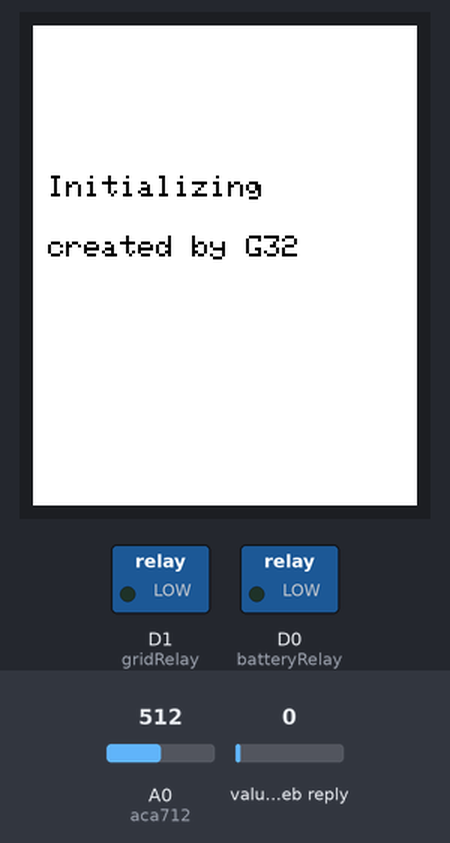
Recording of a sketch running on a simulated ESP8266 (NodeMCU). On the bench: 128×160 colour display, switched loads named in the sketch (green lamp = pin HIGH). The inputs (shaded band) are chosen by the test bench; at power-on: A0 (aca712) = 512, value in the web reply 0. WiFi joins after 1.5 s; servers stay silent unless stated; web services answer with replies made up by the test bench; what the sketch prints to the serial monitor is not drawn.

Above: at 0.3 s.
At 2.4 s:
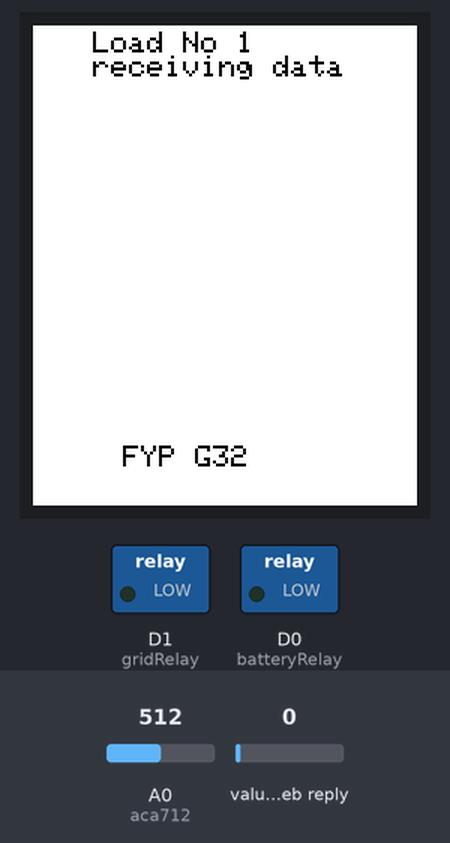
At 25.0 s:
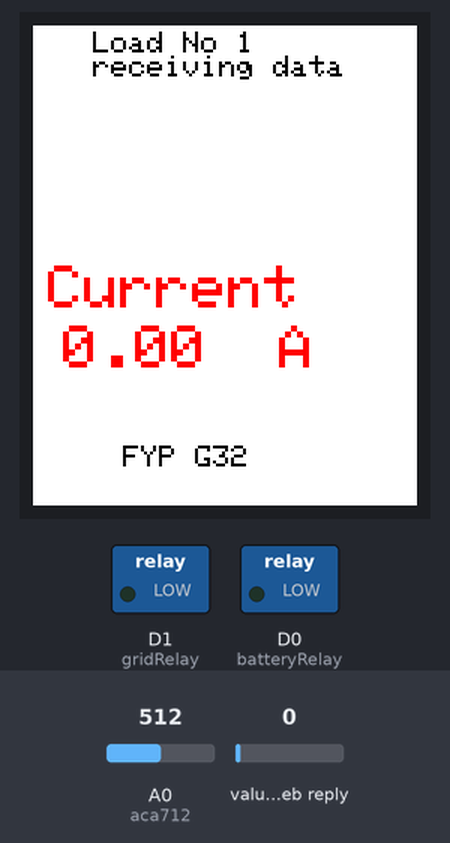

The sketch:

SSM1.ino
```cpp
/*
 Smart Socket Module 1
 Created: Mar 20, 2021 by Isuru Wijegunasinghe
*/

#define aca712 A0
#include "ThingSpeak.h"
#include "secrets.h"
#include <ESP8266WiFi.h>

#include <Adafruit_GFX.h>
#include <Adafruit_ST7735.h>
#define TFT_RST   D4
#define TFT_CS    D3
#define TFT_DC    D2

#define batteryRelay  D0
#define gridRelay     D1

Adafruit_ST7735 tft = Adafruit_ST7735(TFT_CS, TFT_DC, TFT_RST);

unsigned long myChannelNumber = SECRET_CH_ID;
const char * myWriteAPIKey = SECRET_WRITE_APIKEY;
const char * myReadAPIKey = SECRET_READ_APIKEY;

char ssid[] = SECRET_SSID;   // network SSID
char pass[] = SECRET_PASS;   // network password
WiFiClient client;

/* ACS712 Current Sensor */
int mVperAmp = 185; // use 100 for 20A Module and 66 for 30A Module
float VRMS = 0;
float AmpsRMS = 0;
float AmpsRMS_corrected = 0;
float Voltage = 0;

String statePrev = "00";
String stateNew = "00";

void setup() {
  Serial.begin(115200);
  delay(100);

  WiFi.mode(WIFI_STA);

  ThingSpeak.begin(client);

  pinMode(aca712, INPUT);
  pinMode(batteryRelay, OUTPUT);
  pinMode(gridRelay, OUTPUT);

  tft.initR(INITR_BLACKTAB);
  tft.fillScreen(ST7735_WHITE);

  startup();
  refreshing();
}

void loop() {
  refreshing();

  // Connect or reconnect to WiFi
  if (WiFi.status() != WL_CONNECTED) {
    Serial.print("Attempting to connect to SSID: ");
    Serial.println(SECRET_SSID);
    while (WiFi.status() != WL_CONNECTED) {
      WiFi.begin(ssid, pass); // Connect to WPA/WPA2 network
      Serial.print(".");
      delay(5000);
    }
    Serial.println("\nConnected.");
  }

  // Current reading
  Voltage = getVPP();
  VRMS = (Voltage / 2.0) * 0.707;
  AmpsRMS = (VRMS * 1000) / mVperAmp;
  //AmpsRMS_corrected = (AmpsRMS / 0.94873) - 0.5082;
  Serial.print(AmpsRMS);
  Serial.println(" Amps RMS");

  tftPrintTestAmp();
  tft.setCursor(10, 100);
  tft.print(String(AmpsRMS) + "  A");

  // Write Current value to Field 2 of a ThingSpeak Channel
  int httpCode1 = ThingSpeak.writeField(myChannelNumber, 2, AmpsRMS, myWriteAPIKey);

  if (httpCode1 == 200) {
    Serial.println("Channel write successful.");
  }
  else {
    Serial.println("Problem writing to channel. HTTP error code " + String(httpCode1));
  }

  // Read Relay States from ThingSpeak Channel
  stateNew = String(ThingSpeak.readLongField(myChannelNumber, 6, myReadAPIKey)).substring(0,2); // State as battery, grid
  Serial.println("Relay States: " + stateNew);
  int httpCode2 = ThingSpeak.getLastReadStatus();

  //int batteryRelayState = toInt(state.substring(0,1));
  //int gridRelayState = toInt(state.substring(1,2));

  // Relay controlling
  if (statePrev.equals("00")) {
    if (stateNew.equals("01")) {
      digitalWrite(gridRelay, HIGH);
    } else if (stateNew.equals("10")) {
      digitalWrite(batteryRelay, HIGH);
    }
  } else if (statePrev.equals("01")) {
    if (stateNew.equals("00")) {
      digitalWrite(gridRelay, LOW);
    } else if (stateNew.equals("10")) {
      digitalWrite(batteryRelay, HIGH);
      digitalWrite(gridRelay, LOW);
    }
  } else if (statePrev.equals("10")) {
    if (stateNew.equals("00")) {
      digitalWrite(batteryRelay, LOW);
    } else if (stateNew.equals("01")) {
      digitalWrite(gridRelay, HIGH);
      digitalWrite(batteryRelay, LOW);
    }
  }

  statePrev = stateNew;

  // Time interval to update the channel
  delay(15000);
}

/* For Current measurements */
float getVPP(){
  float result;
  int readValue;             //value read from the sensor
  int maxValue = 0;          // store max value here
  int minValue = 1024;       // store min value here

  uint32_t start_time = millis();
  while ((millis() - start_time) < 1000) //sample for 1 Sec
  {
    readValue = analogRead(aca712);
    // see if you have a new maxValue
    if (readValue > maxValue)
    {
      /*record the maximum sensor value*/
      maxValue = readValue;
    }
    if (readValue < minValue)
    {
      /*record the minimum sensor value*/
      minValue = readValue;
    }
  }

  // Subtract min from max
  result = ((maxValue - minValue) * 5.0) / 1024.0;

  return result;
}

void tftPrintTestAmp() {
  tft.setCursor(5, 80);
  tft.setTextColor(ST7735_RED);
  tft.setTextSize(2);
  tft.print("Current   ");
}

void startup() {
  tft.setCursor(5, 50);
  tft.setTextColor(ST7735_BLACK);
  tft.setTextSize(1.5);
  tft.println("Initializing");
  tft.setCursor(5, 70);
  tft.println("created by G32");
  delay(2000);
}

void refreshing() {
  tft.fillScreen(ST7735_WHITE);
  tft.setCursor(20, 2);
  tft.setTextColor(ST7735_BLACK);
  tft.setTextSize(1);
  tft.println("Load No 1 ");
  tft.setCursor(20, 10);
  tft.println("receiving data");
  tft.setCursor(30, 140);
  tft.setTextSize(1);
  tft.setTextColor(ST7735_BLACK);
  tft.println("FYP G32");
}
```

secrets.h
```cpp
// Use this file to store all of the private credentials
// and connection details

#define SECRET_SSID "Mi Note 10 Lite"                      // replace MySSID with your WiFi network name
#define SECRET_PASS "970133534"                            // replace MyPassword with your WiFi password

#define SECRET_CH_ID 1334161                               // replace 0000000 with your channel number
#define SECRET_WRITE_APIKEY "Y87LN8ELHWNBKLI4"             // replace XYZ with your channel write API Key
#define SECRET_READ_APIKEY "1H3FMGNZEMOGVWSS"              // replace XYZ with your channel read API Key
```

Measured:
- what the display in image 0 shows lasts 2.0 s, from 0.3 s to 2.3 s
- what the display in image 1 shows lasts 6.0 s, from 2.3 s to 8.3 s
